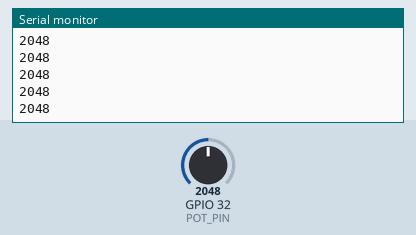
A sketch run on a simulated ESP32. On the bench: the last lines printed to the serial monitor. Inputs (shaded band) come from the test bench; at power-on: GPIO 32 (POT_PIN) = 2048.

Above: at 1.2 s.
1.3 s: GPIO 32 (POT_PIN) set to 2866
At 1.35 s:
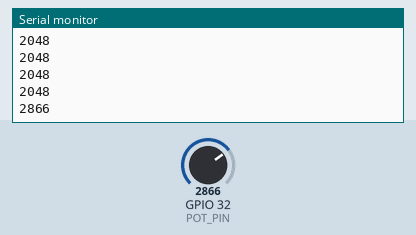
2.8 s: GPIO 32 (POT_PIN) set to 3603
At 2.84 s:
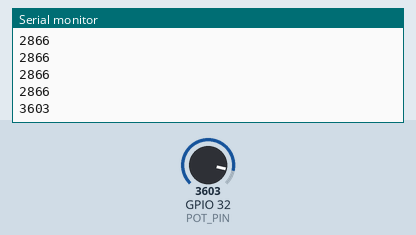
Timing chart, 0 to 5.8 s (numbered marks = the images above; inputs shaded):
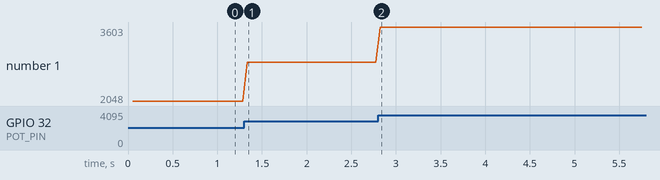

The sketch:

potiToProcessing.ino
```cpp
// Arduino: Potentiometer on A0 -> send 0..1023 over Serial
const int POT_PIN = 32;
unsigned long lastSend = 0;

void setup() {
  Serial.begin(115200);
}

void loop() {
  int val = analogRead(POT_PIN);  // 0..1023
  // send ~20 times per second
  if (millis() - lastSend > 50) {
    Serial.println(val);
    lastSend = millis();
  }
}
```

Measured:
- after the input at 1.3 s, the serial monitor: prints a new line at once (image 1)
- after the input at 2.8 s, the serial monitor: prints a new line at once (image 2)
- plotted number 1: 2048 → 2866 after the input at 1.3 s, 2866 → 3603 after the input at 2.8 s
